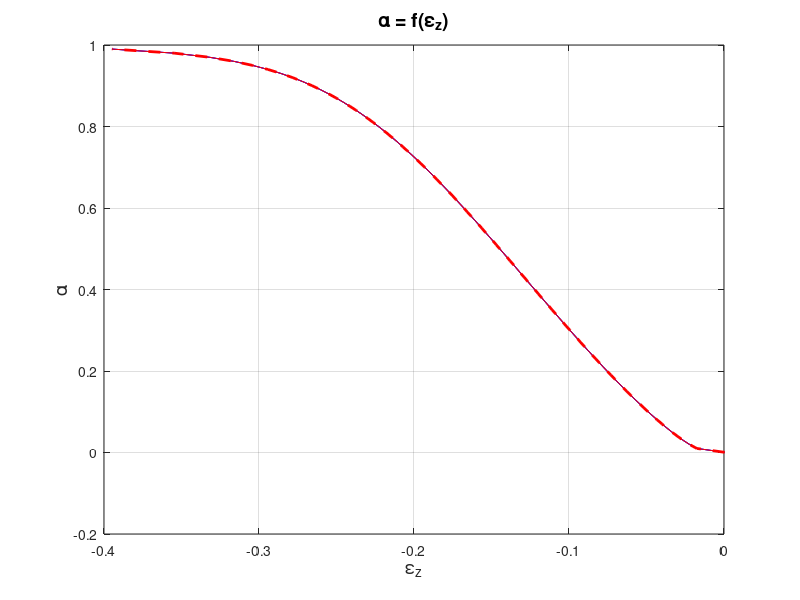
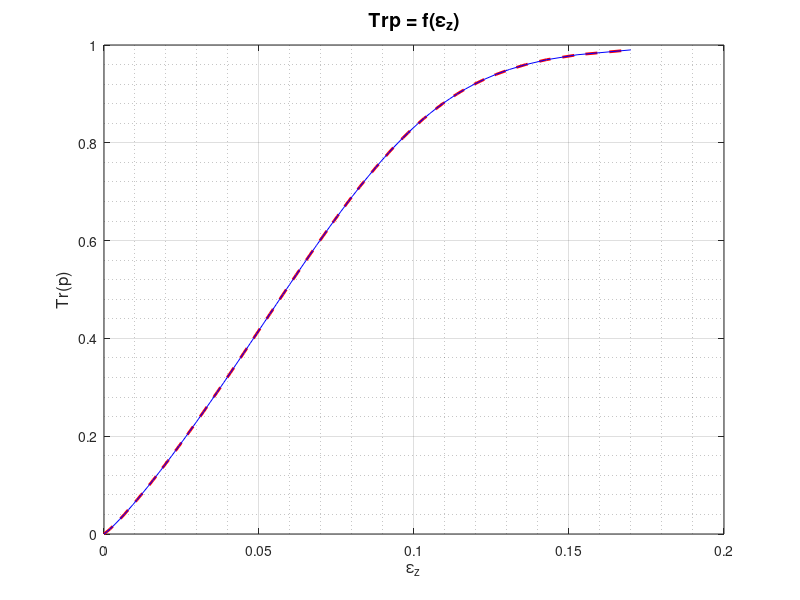
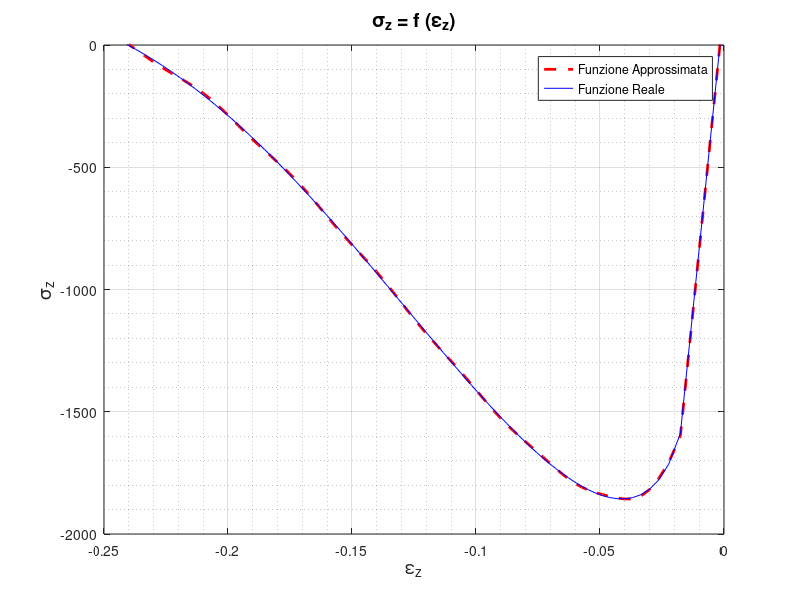
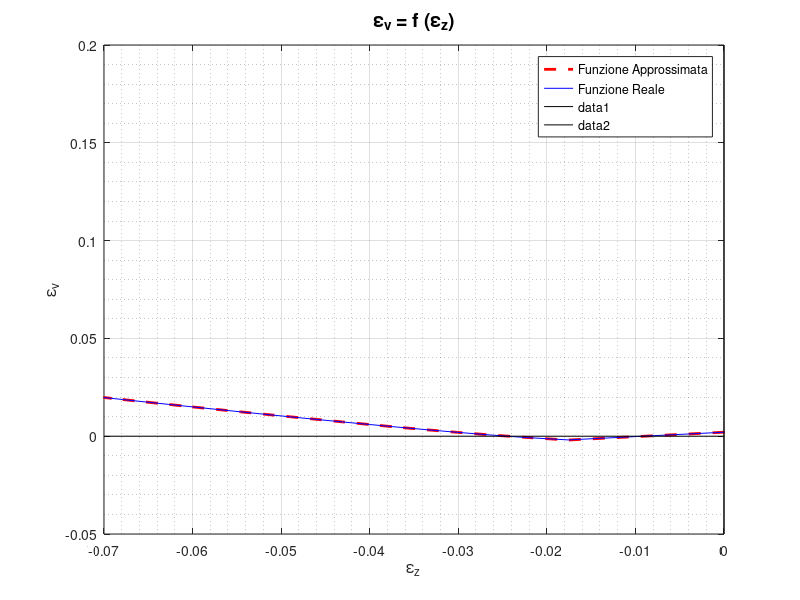

Write the MATLAB code that produced these figures, in order.
clc
clear
close all



%% VALORI SPERIMENTALI
SigmaZSperimentale = [-210.00
-403.99
-587.47
-755.22
-849.56
-980.58
-1085.40
-1200.70
-1315.98
-1415.54
-1488.89
-1583.20
-1703.66
-1777.01
-1855.46
-1892.06
-1928.69
-1933.84
-1965.13
-1959.74
-1964.86
-1954.19
-1948.79
-1953.88
-1937.88
-1927.13
-1895.43
-1874.19
-1837.17
-1805.45
-1763.23
-1736.75
]';

EpsilonZSperimentale_Sigma = [0.0000
-0.0013
-0.0029
-0.0045
-0.0058
-0.0076
-0.0090
-0.0107
-0.0127
-0.0143
-0.0159
-0.0177
-0.0208
-0.0224
-0.0266
-0.0288
-0.0304
-0.0322
-0.0354
-0.0383
-0.0407
-0.0441
-0.0470
-0.0501
-0.0552
-0.0600
-0.0646
-0.0694
-0.0752
-0.0801
-0.0852
-0.0901
]';

%Valori Sperimentali Curva SigmaZ - EpsilonZ
EpsilonVSperimentale = [-0.00000001
-0.000947439
-0.0013849
-0.0018119
-0.0022385
-0.0025371
-0.0028357
-0.003006
-0.0030907
-0.0029191
-0.0027475
-0.0025334
-0.0023191
-0.0020621
-0.0017198
-0.0013776
-0.0010354
-0.0004792
-0.0000944
0.0001197
0.0004619
0.0009322
0.0011889
0.0014455
0.0017448
0.0020871
0.0023864
0.002643
0.0030278
0.0033274
0.0036694
0.0040114
 ]';
% 

EpsilonZSperimentale_V = [0.0000
-0.0022
-0.0032
-0.0043
-0.0062
-0.0079
-0.0092
-0.0111
-0.0133
-0.0152
-0.0169
-0.0181
-0.0200
-0.0215
-0.0227
-0.0236
-0.0246
-0.0265
-0.0270
-0.0280
-0.0291
-0.0297
-0.0304
-0.0309
-0.0315
-0.0325
-0.0330
-0.0337
-0.0342
-0.0352
-0.0356
-0.0361
]';


%% DATI 

PoissonRatio = 0.287; %Ricavato
E0 = 130477;            %Ricavato
p0 = -210;              %Noto

m = 1.29;
n = 0.77;
R1 =3131;
D1 = 331.2;
k = 0.1251;
CriticalStress =1.25;

K0 = 1/3*E0/(1-2*PoissonRatio);
alpha = 0:0.01:0.999999;
R = zeros(size(alpha));
S = zeros(size(alpha));

%% CALCOLI - FUNZIONI 

for i = 1:length(alpha)
    R(i) = R1 *((1-alpha(i))^ m)/(alpha(i)^n); 
    RFirstDerivative(i) = - R1*((m - n)*alpha(i) + n)*((1 - alpha(i))^(m - 1))/((alpha(i))^(n + 1));
    RSecondDerivative(i)  = R1*((m-n)*(m-n-1)*alpha(i)^2 + 2*n*(m - n - 1)*alpha(i) + n*(n+1))*((1-alpha(i))^(m-2))/(alpha(i)^(n+2));
    S(i)= 1/R1* (alpha(i) ^ n)/((1 - alpha(i))^m);
    SFirstDerivative(i) = 1/R1 * ((m - n)* alpha(i) + n)/(alpha(i)^(1-n)*(1 - alpha(i))^(m + 1));
    SSecondDerivative(i) = 1/R1*((m-n)*(m-n+1)*alpha(i)^2 + 2*n*(m - n + 1)*alpha(i) - n*(1-n))/(alpha(i)^(2-n)*(1-alpha(i))^(m+2));
    Fi = SSecondDerivative./RSecondDerivative.*((-RFirstDerivative).^(3/2))./((SFirstDerivative).^(3/2));    
    Trp(i)= sqrt((6*k^2*D1)/(-RFirstDerivative(i)));    
    SigmaZ(i) = -3*CriticalStress/(1-k) - p0*(1+2*k)/(1-k) - sqrt(6*D1/(SFirstDerivative(i)))/(1-k);    
    EpsilonZ (i) = SigmaZ(i)/E0 - (1/k - 1)* Trp(i)/3 + 2*PoissonRatio*p0/E0;    
    EpsilonV (i) = (SigmaZ(i) - 2*p0)/(3*K0) + Trp (i);   
   end

%% INTERPOLAZIONE Alpha = f(epsilonZ)

p = polyfit(EpsilonZ,alpha,20);
alpha_P = polyval(p,EpsilonZ);

%Grafico
figure(1)
plot(EpsilonZ,alpha,'b', EpsilonZ, alpha_P, 'b')
hold on 
plot(EpsilonZ, alpha_P, '--r','LineWidth',2)
grid on
grid minor
title('\epsilon_z = f(\alpha)', 'FontSize', 14)
ylabel('\alpha', 'FontSize', 12)
xlabel('\epsilon_z',  'FontSize', 12)
figure(1)
plot(EpsilonZ,alpha,'r')
grid on
grid minor
title('\alpha = f(\epsilon_z)', 'FontSize', 14)
ylabel('\alpha', 'FontSize', 14)
xlabel('\epsilon_z',  'FontSize', 14)
xlim([-0.4  0])

%% INTERPOLAZIONE TrP = f(Alpha)= f(f(epsilonZ))

r=polyfit(alpha, Trp,20);
Trp_P =polyval(r,alpha);

figure(2)
plot(Trp_P,alpha,'--r','LineWidth',2)
hold on
plot(Trp, alpha, 'b')
grid on
grid minor
title('Trp = f(\epsilon_z)', 'FontSize', 14)
ylabel('Tr(p)', 'FontSize', 12)
xlabel('\epsilon_z',  'FontSize', 12)

%% Funzione SigmaZ = f(EpsilonZ)
SigmaZ_P = (EpsilonZ*E0 +(1/k - 1)*E0* (polyval(r,polyval(p,EpsilonZ)))/3 -2*PoissonRatio*p0);

%Grafico
figure(3)
plot(EpsilonZ,SigmaZ_P,'--r','LineWidth',2)
hold on
plot(EpsilonZ, SigmaZ,'b','LineWidth',0.5)
% plot(EpsilonZ,SigmaZ_P,'LineWidth',1,'r', EpsilonZ,SigmaZ,'LineWidth',1,'b')
grid on
grid minor
title('\sigma_z = f (\epsilon_z)','FontSize', 14)
ylabel('\sigma_z', 'FontSize', 14)
xlabel('\epsilon_z',  'FontSize', 14)
xlim([-0.25  0])
ylim([-2000  0])
legend({'Funzione Approssimata', 'Funzione Reale'});


%% Funzione EpsilonV = f(EpsilonZ) e Funzione EpsilonV* = f(EpsilonZ*)
EpsilonV_P = (((EpsilonZ*E0 +(1/k - 1)*E0* (polyval(r,polyval(p,EpsilonZ)))/3 -2*PoissonRatio*p0)) - 2*p0)/(3*K0) + polyval(r,polyval(p,EpsilonZ));

%Grafico
figure(4)
plot(EpsilonZ,EpsilonV_P,'--r','LineWidth',2)
hold on
plot(EpsilonZ,EpsilonV,'b','LineWidth',0.5)
grid on
grid minor
title('\epsilon_v = f (\epsilon_z)','FontSize', 14)
ylabel('\epsilon_v', 'FontSize', 12)
xlabel('\epsilon_z',  'FontSize', 12)
xlim([-0.07  0])
legend({'Funzione Approssimata', 'Funzione Reale'});
% Black line x = 0
plot([0 0], ylim, 'k', 'LineWidth', 0.5)
% Black line y = 0
plot(xlim, [0 0], 'k', 'LineWidth', 0.5)

%% Esprimere SigmaZ e EpsilonV in funzione solo dei parametri
%p1 = polyfit(EpsilonZ,alpha,25);
%p1 = polyfit((SigmaZ/E0 - (1/k - 1)* Trp/3 + 2*PoissonRatio*p0/E0),alpha,25);
%p1 = polyfit(((-3*CriticalStress/(1-k) - p0*(1+2*k)/(1-k) - sqrt(6*D1./SFirstDerivative)/(1-k))/E0 - (1/k - 1)*(sqrt((6*k^2*D1)./(-RFirstDerivative)))/3 + 2*PoissonRatio*p0/E0),alpha,25);
%p1 = polyfit(((-3*CriticalStress/(1-k) - p0*(1+2*k)/(1-k) - sqrt(6*D1./(1/R1.* ((m - n).* alpha + n)./(alpha.^(1-n).*(1 - alpha).^(m + 1))))/(1-k))/E0 - (1/k - 1)*(sqrt((6*k^2*D1)./(-RFirstDerivative)))/3 + 2*PoissonRatio*p0/E0),alpha,25);
 p1 = polyfit(((-3*CriticalStress/(1-k) - p0*(1+2*k)/(1-k) - sqrt(6*D1./(1/R1.* ((m - n).* alpha + n)./(alpha.^(1-n).*(1 - alpha).^(m + 1))))/(1-k))/E0 - (1/k - 1)*(sqrt((6*k^2*D1)./(-(-R1.*((m - n).*alpha + n).*((1 - alpha).^(m - 1))./((alpha).^(n + 1))))))/3 + 2*PoissonRatio*p0/E0),alpha,10);

%r1=polyfit(alpha, Trp,25);
%r1=polyfit(alpha, (sqrt((6*k^2*D1)./(-RFirstDerivative))),25);
 r1=polyfit(alpha, (sqrt((6*k^2*D1)./(-(- R1.*((m - n).*alpha+ n).*((1 - alpha).^(m - 1))./((alpha).^(n + 1)))))),10);

%Calcolo il valore medio 
MediaSigmaZ = abs((sum(SigmaZSperimentale))/length(SigmaZSperimentale));
MediaEpsilonV = abs(sum(EpsilonVSperimentale)/length(EpsilonVSperimentale));

v(1)=m;
v(2)=n;
v(3)=R1;
v(4)=D1;
v(5)=k;
v(6)=CriticalStress;

SIGMAZSPE = (EpsilonZSperimentale_Sigma*E0 +(1/v(5) - 1)*E0* (polyval((polyfit(alpha, (sqrt((6*v(5)^2*v(4))./(-(- v(3).*((v(1) - v(2)).*alpha+ v(2)).*((1 - alpha).^(v(1) - 1))./((alpha).^(v(2) + 1)))))),20)),polyval((polyfit(((-3*v(6)/(1-v(5)) - p0*(1+2*v(5))/(1-v(5)) - sqrt(6*v(4)./(1/v(3).* ((v(1) - v(2)).* alpha + v(2))./(alpha.^(1-v(2)).*(1 - alpha).^(v(1) + 1))))/(1-v(5)))/E0 - (1/v(5) - 1)*(sqrt((6*v(5)^2*v(4))./(-(-v(3).*((v(1) - v(2)).*alpha + v(2)).*((1 - alpha).^(v(1) - 1))./((alpha).^(v(2) + 1))))))/3 + 2*PoissonRatio*p0/E0),alpha,20)),EpsilonZSperimentale_Sigma)))/3 +2*PoissonRatio*p0);

%GRAFICO I RISULTATI di SigmaZ
figure(5)
plot(-EpsilonZSperimentale_Sigma, -SigmaZSperimentale,'ro', -EpsilonZSperimentale_Sigma, -SIGMAZSPE, 'b')
grid on
grid minor
xlim([0   0.1])
ylim([0   2250])
title('\sigma_z - \epsilon_Z','FontSize', 15)
xlabel('\epsilon_z', 'FontSize', 14)
ylabel('\sigma_z',  'FontSize', 14) 
hold on
% Black line x = 0
plot([0 0], ylim, 'k', 'LineWidth', 0.5)
% Black line y = 0
plot(xlim, [0 0], 'k', 'LineWidth', 0.5)
legend({'Punti sperimentali', 'Valori stimati'});
 
EPSILONVSPE =(((((EpsilonZSperimentale_V*E0 +(1/v(5) - 1)*E0* (polyval((polyfit(alpha, (sqrt((6*v(5)^2*v(4))./(-(- v(3).*((v(1) - v(2)).*alpha+ v(2)).*((1 - alpha).^(v(1) - 1))./((alpha).^(v(2) + 1)))))),20)),polyval((polyfit(((-3*v(6)/(1-v(5)) - p0*(1+2*v(5))/(1-v(5)) - sqrt(6*v(4)./(1/v(3).* ((v(1) - v(2)).* alpha + v(2))./(alpha.^(1-v(2)).*(1 - alpha).^(v(1) + 1))))/(1-v(5)))/E0 - (1/v(5) - 1)*(sqrt((6*v(5)^2*v(4))./(-(-v(3).*((v(1) - v(2)).*alpha + v(2)).*((1 - alpha).^(v(1) - 1))./((alpha).^(v(2) + 1))))))/3 + 2*PoissonRatio*p0/E0),alpha,20)),EpsilonZSperimentale_V)))/3 +2*PoissonRatio*p0)) - 2*p0)/(3*K0) + polyval((polyfit(alpha, (sqrt((6*v(5)^2*v(4))./(-(- v(3).*((v(1) - v(2)).*alpha+ v(2)).*((1 - alpha).^(v(1) - 1))./((alpha).^(v(2) + 1)))))),20)),polyval((polyfit(((-3*v(6)/(1-v(5)) - p0*(1+2*v(5))/(1-v(5)) - sqrt(6*v(4)./(1/v(3).* ((v(1) - v(2)).* alpha + v(2))./(alpha.^(1-v(2)).*(1 - alpha).^(v(1) + 1))))/(1-v(5)))/E0 - (1/v(5) - 1)*(sqrt((6*v(5)^2*v(4))./(-(-v(3).*((v(1) - v(2)).*alpha + v(2)).*((1 - alpha).^(v(1) - 1))./((alpha).^(v(2) + 1))))))/3 + 2*PoissonRatio*p0/E0),alpha,20)),EpsilonZSperimentale_V))));

%GRAFICO I RISULTATI di EpsilonV 
figure(6)
plot(EpsilonZSperimentale_V, EpsilonVSperimentale,'ro', EpsilonZSperimentale_V, EPSILONVSPE, 'b')
grid on
grid minor
xlim([-0.038  0])
ylim([-0.004  0.004])
title('\epsilon_v - \epsilon_Z','FontSize', 15)
xlabel('\epsilon_z', 'FontSize', 14)
ylabel('\epsilon_v',  'FontSize', 14) 
hold on
% Black line x = 0
plot([0 0], ylim, 'k', 'LineWidth', 0.5)
% Black line y = 0
plot(xlim, [0 0], 'k', 'LineWidth', 0.5)
legend({'Punti sperimentali', 'Valori stimati'});


%% controllo curva epsilonZ-EpsilonV punto iniziale

EPSILONVSPE00 = 0;
EPSILONZSPE00 = -(2*(1+PoissonRatio)*(-2*PoissonRatio+1)*p0)/E0/(-2*PoissonRatio-1);

figure(7)
plot(-EpsilonZSperimentale_V, EpsilonVSperimentale,'ro', -EpsilonZSperimentale_V, EPSILONVSPE, 'b')
grid on
grid minor
xlim([EPSILONZSPE00  0.038])
ylim([-0.004  0.004])
title('\epsilon_v - \epsilon_Z','FontSize', 15)
xlabel('\epsilon_z', 'FontSize', 14)
ylabel('\epsilon_v',  'FontSize', 14) 
hold on
% Black line x = 0
plot([0 0], ylim, 'k', 'LineWidth', 0.5)
% Black line y = 0
plot(xlim, [0 0], 'k', 'LineWidth', 0.5)
legend({'Punti sperimentali', 'Valori stimati'});

